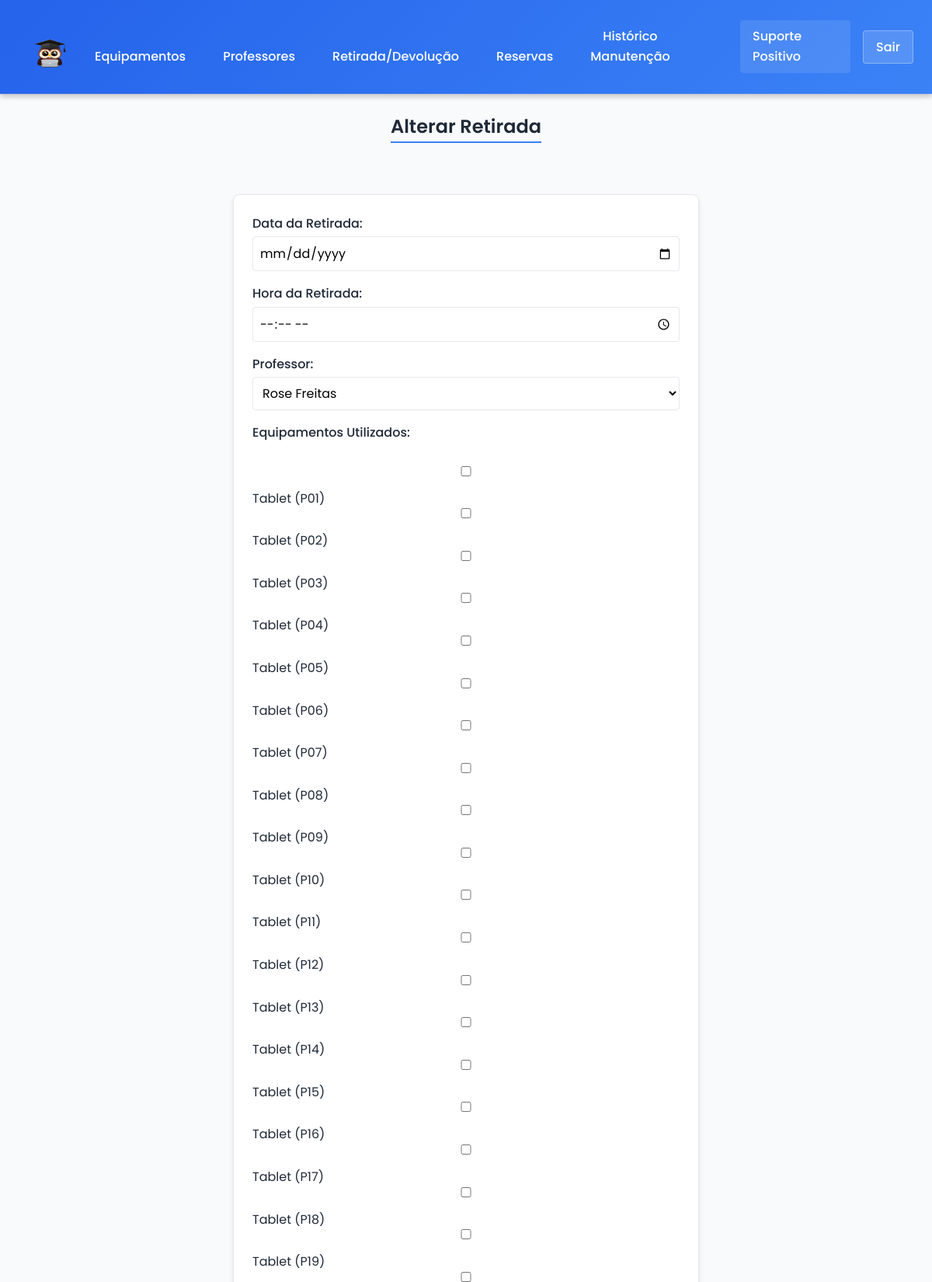
Screenshot of /Listagem/RD/editarRetirada.php (upper part) with the database file from the repository.
### tables this page shows
CREATE TABLE `equipamento` (
  `id_equipamento` int NOT NULL AUTO_INCREMENT,
  `tipo` varchar(50) NOT NULL,
  `numero_patrimonio` varchar(50) DEFAULT NULL,
  `data_aquisicao` date DEFAULT NULL,
  `estado_conservacao` enum('novo','usado','em_manutencao') NOT NULL,
  `status` enum('disponivel','em_uso','em_manutencao') NOT NULL,
  PRIMARY KEY (`id_equipamento`)
);

### Listagem/RD/editarRetirada.php (the view, shortened to what this page needs)
<?php include '../../menu.php'; ?>
<link rel="stylesheet" href="../../style.css?v=<?php echo time(); ?>">
<center><h2>Alterar Retirada</h2></center>
<form method="POST">
    <label>Data da Retirada:</label>
    <input type="date" name="data_retirada" value="<?php echo htmlspecialchars($retirada['data_retirada']); ?>" required>
    <label>Hora da Retirada:</label>
    <input type="time" name="hora_retirada" value="<?php echo htmlspecialchars($retirada['hora_retirada']); ?>" required>
    <label>Professor:</label>
    <select name="id_professor" required>
        <?php
        $conn = new mysqli($servername, $username, $password, $dbname);
        $prof_query = "SELECT id_professor, nome FROM professor";
        $prof_result = $conn->query($prof_query);
        while ($prof = $prof_result->fetch_assoc()) {
            $selected = ($prof['id_professor'] == $retirada['id_professor']) ? 'selected' : '';
            echo "<option value='{$prof['id_professor']}' $selected>{$prof['nome']}</option>";
        }
        ?>
    </select>
    <label>Equipamentos Utilizados:</label><br>
    <?php
    $equipamentosQuery = "SELECT id_equipamento, tipo, numero_patrimonio FROM equipamento";
    $equipamentos = $conn->query($equipamentosQuery);
    $equipamentosSelecionadosIds = array_column($equipamentosUsados, 'id_equipamento');
    while ($equip = $equipamentos->fetch_assoc()) {
        $checked = in_array($equip['id_equipamento'], $equipamentosSelecionadosIds) ? 'checked' : '';
        echo "<input type='checkbox' name='equipamentos[]' value='{$equip['id_equipamento']}' $checked>
              {$equip['tipo']} ({$equip['numero_patrimonio']})<br>";
    }
    ?>
    <br><input type="submit" value="Salvar">
</form>

### style.css (style rules this page uses)
* { padding: 0; margin: 0; box-sizing: border-box; font-family: var(--font-family); }
body { background-color: #f9fafb; color: var(--dark); padding-top: 70px; line-height: 1.6; min-height: 100vh; display: flex; flex-direction: column; }
form { background-color: var(--white); border: 1px solid var(--gray-light); border-radius: var(--border-radius); padding: var(--spacing-md); width: 100%; max-width: 600px; box-shadow: var(--shadow); margin: var(--spacing-md) auto; }
label { display: block; font-weight: 500; margin-bottom: var(--spacing-xs); color: var(--dark); }
input, select, textarea { width: 100%; padding: var(--spacing-sm); border: 1px solid var(--gray-light); border-radius: var(--border-radius-sm); background-color: var(--white); font-size: var(--font-size); transition: var(--transition); margin-bottom: var(--spacing); }
h1, h2, h3, h4, h5, h6 { font-weight: 600; line-height: 1.3; margin-bottom: var(--spacing); color: var(--dark); }
h2 { font-size: var(--font-size-xl); border-bottom: 2px solid var(--primary); padding-bottom: var(--spacing-xs); display: inline-block; }

### rows the page displays
equipamento: tipo "Tablet", numero_patrimonio "P01"
equipamento: tipo "Tablet", numero_patrimonio "P02"
equipamento: tipo "Tablet", numero_patrimonio "P03"
equipamento: tipo "Tablet", numero_patrimonio "P04"
equipamento: tipo "Tablet", numero_patrimonio "P05"
equipamento: tipo "Tablet", numero_patrimonio "P06"
equipamento: tipo "Tablet", numero_patrimonio "P07"
equipamento: tipo "Tablet", numero_patrimonio "P08"
equipamento: tipo "Tablet", numero_patrimonio "P09"
equipamento: tipo "Tablet", numero_patrimonio "P10"
equipamento: tipo "Tablet", numero_patrimonio "P11"
equipamento: tipo "Tablet", numero_patrimonio "P12"
equipamento: tipo "Tablet", numero_patrimonio "P13"
equipamento: tipo "Tablet", numero_patrimonio "P14"
equipamento: tipo "Tablet", numero_patrimonio "P15"
equipamento: tipo "Tablet", numero_patrimonio "P16"
equipamento: tipo "Tablet", numero_patrimonio "P17"
equipamento: tipo "Tablet", numero_patrimonio "P18"
equipamento: tipo "Tablet", numero_patrimonio "P19"

### other values shown
form field id_professor "Rose Freitas"
